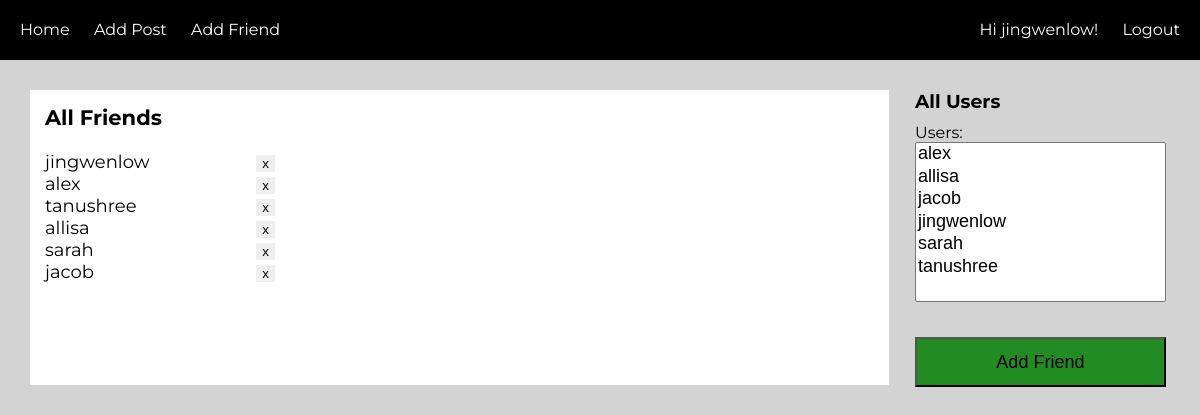
The page /users/addFriend/ (signed in) on the database as committed earlier.
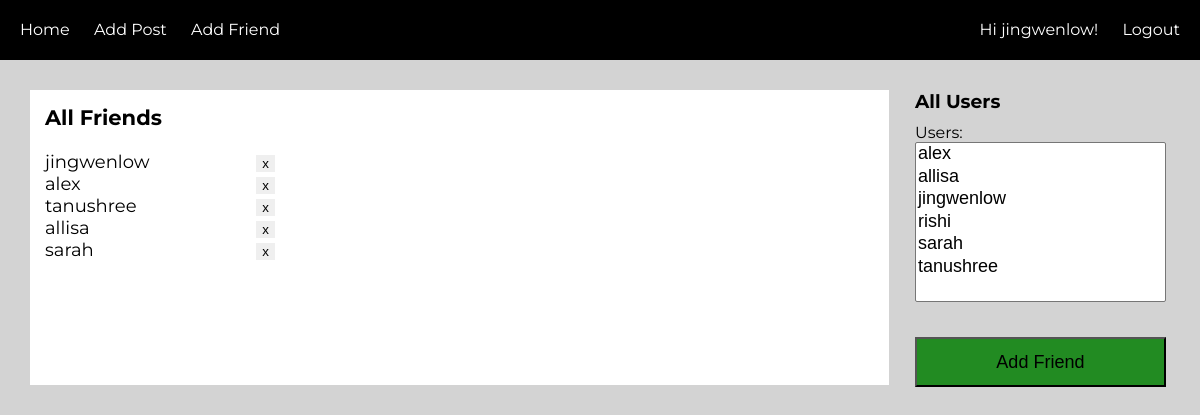
The same page on the database as committed later.
### users/models.py (models this page shows, shortened)
class CustomUser(AbstractUser):
    name = models.CharField(blank=True, max_length=255)

### users/views.py (the view, shortened to what this page needs)
# urls.py: path('addFriend/', views.addFriend.as_view(), name='addFriend'),
class addFriend(TemplateView):
    success_url = reverse_lazy('login')
    template_name = 'addFriend.html'
    @method_decorator(login_required) # redirect to home if logged out
    def get(self, request):
        form = AddFriend()
        friends = []
        users = CustomUser.objects.exclude(id=request.user.id)
        if Friend.objects.filter(current_user=request.user):
            friend = Friend.objects.get(current_user=request.user) # get current users friends object
            friends = friend.users.all() # get current users friends
        args = {'users':users, 'friends':friends, 'form':form}
        return render(request, self.template_name, args)

### users/forms.py
class AddFriend(forms.Form):
    users = forms.ModelMultipleChoiceField(
        queryset=CustomUser.objects.values_list("username", flat=True).distinct(),
    )

### users/templates/addFriend.html (shortened to what this page needs)
{% extends 'base.html' %}
{% load staticfiles %}
{% block css %}
<link rel="stylesheet" href="{% static 'css/addFriend.css' %}">
{% endblock %}
{% block content %}
  <div class="currFriends">
     <div class="friends">
       <h3>All Friends</h3>
       <div class="list">
         {% for friend in friends %}
           <div class="rowList">
             <p>{{ friend.username }}</p>
             <a href="{% url 'change_friends' operation='remove' pk=friend.pk %}">
               <button class="x">x</button>
             </a>
           </div>
         {% endfor %}
      </div>
    </div>
  </div>
  <div class="friendsList">
    <h3 class="allUsers">All Users</h3>
    <form method="post">
      <div class="selectFriend">
      {{ form.as_table }}
      </div>
      <div class="post">
          <button class="green">Add Friend</button>
      </div>
    </form>
  </div>
{% endblock %}

### users/templates/base.html (shortened to what this page needs)
<!DOCTYPE html>
<html>
<head>
    {% block css %}{% endblock %}
</head>
<body>
  <header>
      <nav>
        <a href="{% url 'home' %}">Home</a>
        <a href="{% url 'addPost' %}">Add Post</a>
        <a href="{% url 'addFriend' %}">Add Friend</a>
      </nav>
      <nav class="log">
        {% if user.is_authenticated %}
          Hi {{ user.username }}!
        {% endif %}
        {% if user.is_authenticated %}
          <a class="login" href="{% url 'logout' %}">Logout</a>
        {% else %}
          <a class="login" href="{% url 'login' %}">Login</a>
        {% endif %}
      </nav>
  </header>
  <main>
    {% block content %}
    {% endblock %}
  </main>
</body>
</html>

Rows that differ between the two databases and show on the page:
removed CustomUser: username "jacob"
Other text that changed with them:
form field users: "alex / allisa / jacob / jingwenlow / sarah / tanushree" → "alex / allisa / jingwenlow / rishi / sarah / tanushree"
